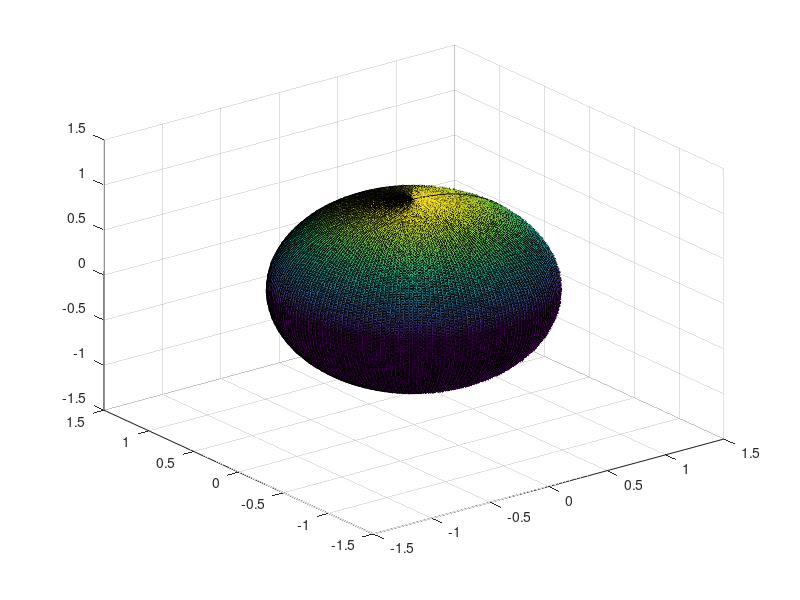

The MATLAB source for this figure: (Note: this script raises an error after producing the figure.)
[x,y,z] = sphere(200);
N = size(x,1);
x = x + randn(N)/500;
y = y + randn(N)/500;
z = z + randn(N)/500;
clf
h = surfl(x,y,z,[90,0],[0 1 0 0]);
shading flat
colormap(range(gray,.5,1))
view(-20,0)
axis  equal
axis off
